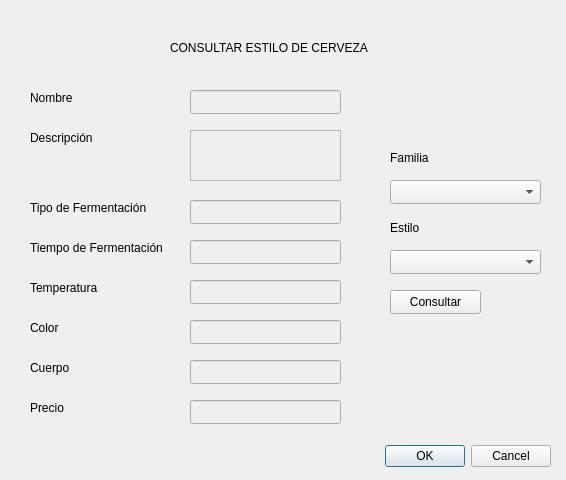
<?xml version="1.0" encoding="UTF-8"?>
<ui version="4.0">
 <class>VentanaConsultarEstilo</class>
 <widget class="QDialog" name="VentanaConsultarEstilo">
  <property name="geometry">
   <rect>
    <x>0</x>
    <y>0</y>
    <width>566</width>
    <height>480</height>
   </rect>
  </property>
  <property name="windowTitle">
   <string>Dialog</string>
  </property>
  <widget class="QDialogButtonBox" name="buttonBox">
   <property name="geometry">
    <rect>
     <x>380</x>
     <y>440</y>
     <width>171</width>
     <height>32</height>
    </rect>
   </property>
   <property name="orientation">
    <enum>Qt::Horizontal</enum>
   </property>
   <property name="standardButtons">
    <set>QDialogButtonBox::Cancel|QDialogButtonBox::Ok</set>
   </property>
  </widget>
  <widget class="QLineEdit" name="lneColor">
   <property name="enabled">
    <bool>false</bool>
   </property>
   <property name="geometry">
    <rect>
     <x>190</x>
     <y>320</y>
     <width>151</width>
     <height>24</height>
    </rect>
   </property>
  </widget>
  <widget class="QLabel" name="label_10">
   <property name="geometry">
    <rect>
     <x>390</x>
     <y>150</y>
     <width>59</width>
     <height>16</height>
    </rect>
   </property>
   <property name="text">
    <string>Familia</string>
   </property>
  </widget>
  <widget class="QLabel" name="label_11">
   <property name="geometry">
    <rect>
     <x>390</x>
     <y>220</y>
     <width>59</width>
     <height>16</height>
    </rect>
   </property>
   <property name="text">
    <string>Estilo</string>
   </property>
  </widget>
  <widget class="QLabel" name="label_5">
   <property name="geometry">
    <rect>
     <x>30</x>
     <y>280</y>
     <width>81</width>
     <height>16</height>
    </rect>
   </property>
   <property name="text">
    <string>Temperatura</string>
   </property>
  </widget>
  <widget class="QTextEdit" name="txeDescripcion">
   <property name="enabled">
    <bool>false</bool>
   </property>
   <property name="geometry">
    <rect>
     <x>190</x>
     <y>130</y>
     <width>151</width>
     <height>51</height>
    </rect>
   </property>
  </widget>
  <widget class="QComboBox" name="comboEstilos">
   <property name="geometry">
    <rect>
     <x>390</x>
     <y>250</y>
     <width>151</width>
     <height>24</height>
    </rect>
   </property>
  </widget>
  <widget class="QLineEdit" name="lneTiempoDeFermentacion">
   <property name="enabled">
    <bool>false</bool>
   </property>
   <property name="geometry">
    <rect>
     <x>190</x>
     <y>240</y>
     <width>151</width>
     <height>24</height>
    </rect>
   </property>
  </widget>
  <widget class="QLineEdit" name="lneTemperatura">
   <property name="enabled">
    <bool>false</bool>
   </property>
   <property name="geometry">
    <rect>
     <x>190</x>
     <y>280</y>
     <width>151</width>
     <height>24</height>
    </rect>
   </property>
  </widget>
  <widget class="QLabel" name="label_6">
   <property name="geometry">
    <rect>
     <x>30</x>
     <y>320</y>
     <width>59</width>
     <height>16</height>
    </rect>
   </property>
   <property name="text">
    <string>Color</string>
   </property>
  </widget>
  <widget class="QPushButton" name="btnConsultar">
   <property name="geometry">
    <rect>
     <x>390</x>
     <y>290</y>
     <width>91</width>
     <height>24</height>
    </rect>
   </property>
   <property name="text">
    <string>Consultar</string>
   </property>
  </widget>
  <widget class="QLineEdit" name="lnePrecio">
   <property name="enabled">
    <bool>false</bool>
   </property>
   <property name="geometry">
    <rect>
     <x>190</x>
     <y>400</y>
     <width>151</width>
     <height>24</height>
    </rect>
   </property>
  </widget>
  <widget class="QLineEdit" name="lneNombre">
   <property name="enabled">
    <bool>false</bool>
   </property>
   <property name="geometry">
    <rect>
     <x>190</x>
     <y>90</y>
     <width>151</width>
     <height>24</height>
    </rect>
   </property>
  </widget>
  <widget class="QLabel" name="label">
   <property name="geometry">
    <rect>
     <x>30</x>
     <y>90</y>
     <width>59</width>
     <height>16</height>
    </rect>
   </property>
   <property name="text">
    <string>Nombre</string>
   </property>
  </widget>
  <widget class="QLabel" name="label_3">
   <property name="geometry">
    <rect>
     <x>30</x>
     <y>200</y>
     <width>141</width>
     <height>16</height>
    </rect>
   </property>
   <property name="text">
    <string>Tipo de Fermentación</string>
   </property>
  </widget>
  <widget class="QLabel" name="label_8">
   <property name="geometry">
    <rect>
     <x>30</x>
     <y>400</y>
     <width>59</width>
     <height>16</height>
    </rect>
   </property>
   <property name="text">
    <string>Precio</string>
   </property>
  </widget>
  <widget class="QLineEdit" name="lneCuerpo">
   <property name="enabled">
    <bool>false</bool>
   </property>
   <property name="geometry">
    <rect>
     <x>190</x>
     <y>360</y>
     <width>151</width>
     <height>24</height>
    </rect>
   </property>
  </widget>
  <widget class="QLabel" name="label_4">
   <property name="geometry">
    <rect>
     <x>30</x>
     <y>240</y>
     <width>151</width>
     <height>16</height>
    </rect>
   </property>
   <property name="text">
    <string>Tiempo de Fermentación</string>
   </property>
  </widget>
  <widget class="QLineEdit" name="lneTipoDeFermentacion">
   <property name="enabled">
    <bool>false</bool>
   </property>
   <property name="geometry">
    <rect>
     <x>190</x>
     <y>200</y>
     <width>151</width>
     <height>24</height>
    </rect>
   </property>
  </widget>
  <widget class="QLabel" name="label_7">
   <property name="geometry">
    <rect>
     <x>30</x>
     <y>360</y>
     <width>59</width>
     <height>16</height>
    </rect>
   </property>
   <property name="text">
    <string>Cuerpo</string>
   </property>
  </widget>
  <widget class="QComboBox" name="comboFamilias">
   <property name="geometry">
    <rect>
     <x>390</x>
     <y>180</y>
     <width>151</width>
     <height>24</height>
    </rect>
   </property>
  </widget>
  <widget class="QLabel" name="label_2">
   <property name="geometry">
    <rect>
     <x>30</x>
     <y>130</y>
     <width>81</width>
     <height>16</height>
    </rect>
   </property>
   <property name="text">
    <string>Descripción</string>
   </property>
  </widget>
  <widget class="QLabel" name="label_9">
   <property name="geometry">
    <rect>
     <x>170</x>
     <y>40</y>
     <width>231</width>
     <height>16</height>
    </rect>
   </property>
   <property name="text">
    <string>CONSULTAR ESTILO DE CERVEZA</string>
   </property>
  </widget>
 </widget>
 <resources/>
 <connections>
  <connection>
   <sender>buttonBox</sender>
   <signal>accepted()</signal>
   <receiver>VentanaConsultarEstilo</receiver>
   <slot>accept()</slot>
   <hints>
    <hint type="sourcelabel">
     <x>248</x>
     <y>254</y>
    </hint>
    <hint type="destinationlabel">
     <x>157</x>
     <y>274</y>
    </hint>
   </hints>
  </connection>
  <connection>
   <sender>buttonBox</sender>
   <signal>rejected()</signal>
   <receiver>VentanaConsultarEstilo</receiver>
   <slot>reject()</slot>
   <hints>
    <hint type="sourcelabel">
     <x>316</x>
     <y>260</y>
    </hint>
    <hint type="destinationlabel">
     <x>286</x>
     <y>274</y>
    </hint>
   </hints>
  </connection>
 </connections>
</ui>
